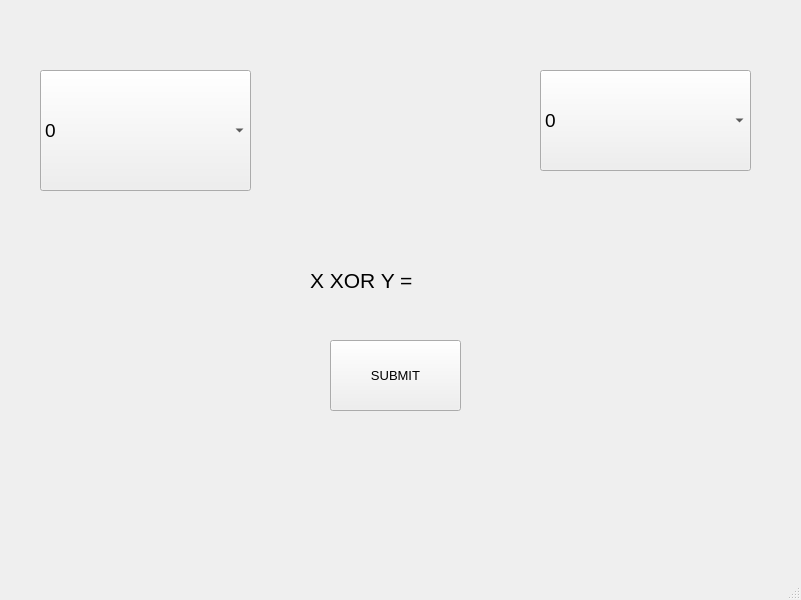
<?xml version="1.0" encoding="UTF-8"?>
<ui version="4.0">
 <class>MainWindow</class>
 <widget class="QMainWindow" name="MainWindow">
  <property name="geometry">
   <rect>
    <x>0</x>
    <y>0</y>
    <width>801</width>
    <height>600</height>
   </rect>
  </property>
  <property name="windowTitle">
   <string>MainWindow</string>
  </property>
  <widget class="QWidget" name="centralwidget">
   <widget class="QComboBox" name="combo_x">
    <property name="geometry">
     <rect>
      <x>40</x>
      <y>70</y>
      <width>211</width>
      <height>121</height>
     </rect>
    </property>
    <property name="font">
     <font>
      <family>MS Sans Serif</family>
      <pointsize>14</pointsize>
     </font>
    </property>
    <item>
     <property name="text">
      <string>0</string>
     </property>
    </item>
    <item>
     <property name="text">
      <string>1</string>
     </property>
    </item>
   </widget>
   <widget class="QComboBox" name="combo_y">
    <property name="geometry">
     <rect>
      <x>540</x>
      <y>70</y>
      <width>211</width>
      <height>101</height>
     </rect>
    </property>
    <property name="font">
     <font>
      <family>MS Sans Serif</family>
      <pointsize>14</pointsize>
     </font>
    </property>
    <item>
     <property name="text">
      <string>0</string>
     </property>
    </item>
    <item>
     <property name="text">
      <string>1</string>
     </property>
    </item>
   </widget>
   <widget class="QPushButton" name="submit">
    <property name="geometry">
     <rect>
      <x>330</x>
      <y>340</y>
      <width>131</width>
      <height>71</height>
     </rect>
    </property>
    <property name="font">
     <font>
      <pointsize>10</pointsize>
     </font>
    </property>
    <property name="text">
     <string>SUBMIT</string>
    </property>
   </widget>
   <widget class="QLabel" name="label">
    <property name="geometry">
     <rect>
      <x>310</x>
      <y>250</y>
      <width>181</width>
      <height>61</height>
     </rect>
    </property>
    <property name="font">
     <font>
      <pointsize>16</pointsize>
     </font>
    </property>
    <property name="text">
     <string>X XOR Y =</string>
    </property>
   </widget>
  </widget>
  <widget class="QMenuBar" name="menubar">
   <property name="geometry">
    <rect>
     <x>0</x>
     <y>0</y>
     <width>801</width>
     <height>26</height>
    </rect>
   </property>
  </widget>
  <widget class="QStatusBar" name="statusbar"/>
 </widget>
 <resources/>
 <connections/>
</ui>
